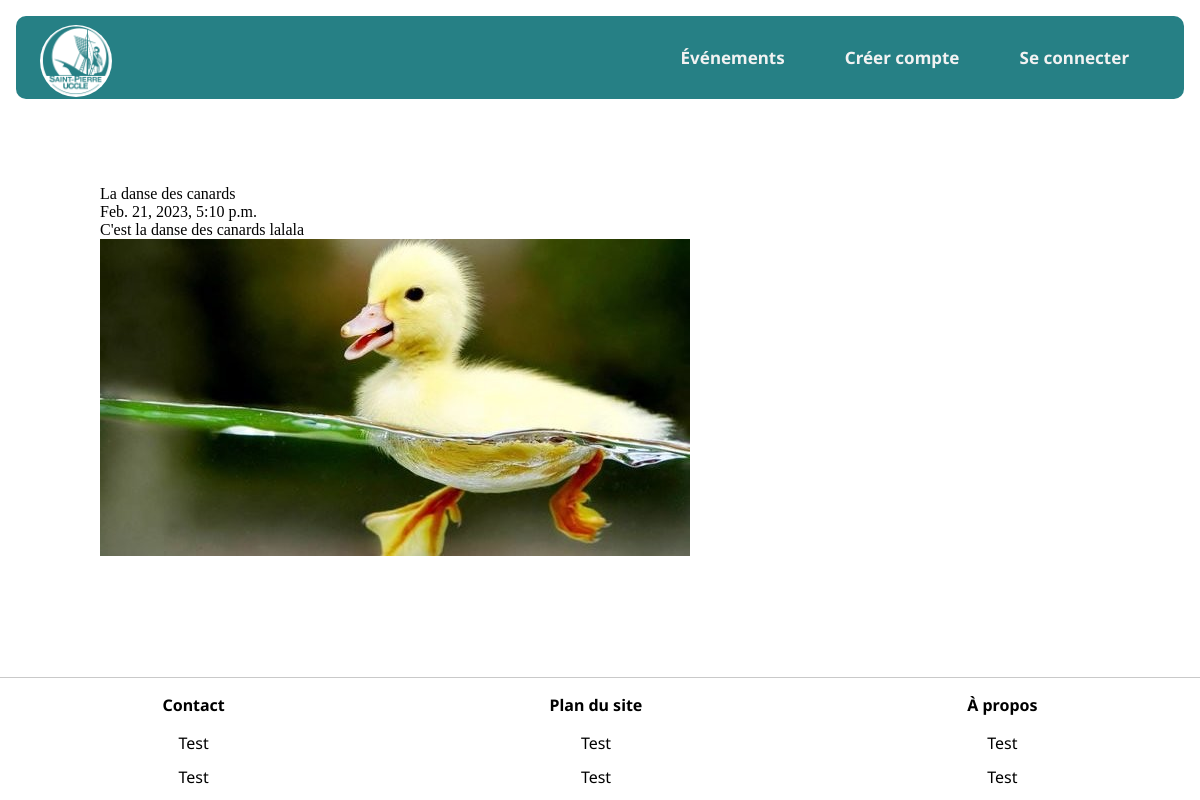
The page /visu/3/ on the database its author committed.
### college/models.py (models this page shows, shortened)
class Evenement(models.Model):
    even_nom = models.CharField("Nom de l'évènement",max_length=200, unique=True)
    even_date = models.DateTimeField("Date de l'évènement")
    even_description = models.CharField("Description de l'évènement", max_length=1000)
    even_illustration = models.ImageField("Image(s) de l'évènement(s)",upload_to="Images", blank=True, null=True)
    admin = models.ForeignKey(Admin,on_delete=models.CASCADE, null= True)

### college/views.py (the view)
# urls.py: path('visu/<int:even_id>/', views.visu_detail, name='visu_detail'),
def visu_detail(request, even_id):
    event = get_object_or_404(Evenement, pk = even_id)
    return render(request, 'client/visu_detail.html', {"event" : event})

### college/templates/client/visu_detail.html
{% extends "../default.html" %}
{% block body %}
    <br>
    <br>
    {{event.even_nom}}
    <br>
    {{event.even_date}}
    <br>
    {{event.even_description}}
    <br>
    <img src="{{event.even_illustration.url}}" alt="{{event.even_nom}}">
{% endblock %}

### college/static/css/Style.css (style rules this page uses)
* { list-style: none; }
body { margin:0; }

### rows shown on the page
Evenement: even_nom "La danse des canards", even_date "Feb. 21, 2023, 5:10 p.m.", even_description "C'est la danse des canards lalala", even_illustration (picture)
